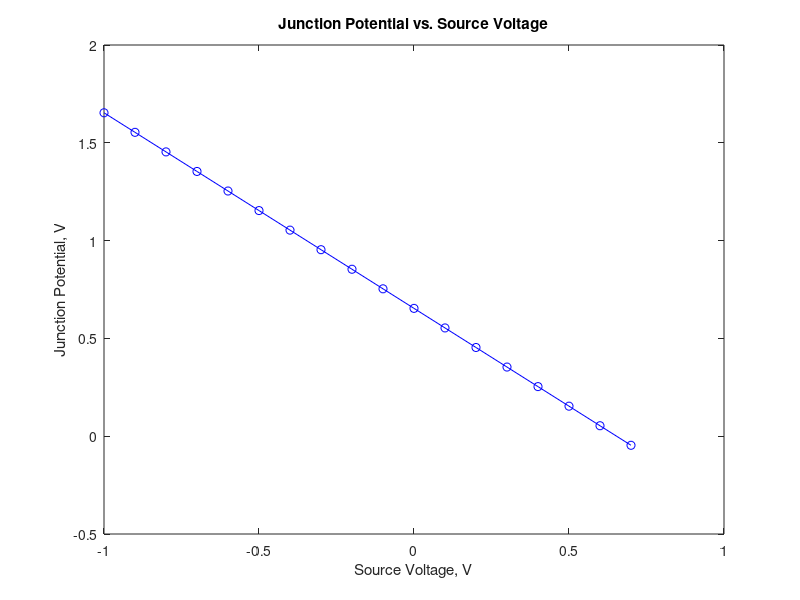

The MATLAB source for this figure:
% Junction potential versus source voltage
% using equation(10.37) contact potential is

t = 300; 
na = 1.0e17; 
nd = 1.0e14; 
nisq = 1.04e20;
q = 1.602e-19; 
k = 1.38e-23;

% calculate contact potential
vc = (k*t/q)*(log(na*nd/nisq))
vs = -1.0:0.1:0.7;
jct_pot = vc - vs;

% plot curve
plot(vs, jct_pot,'b', vs,jct_pot,'ob')
title('Junction Potential vs. Source Voltage')
xlabel('Source Voltage, V')
ylabel('Junction Potential, V')
